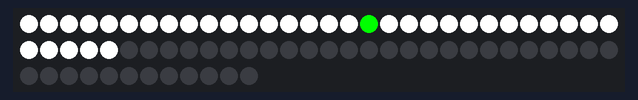
The sketch below on a simulated ATtiny85, built with avr-gcc and run on an emulated ATtiny85. Shown: 72 RGB LEDs in strip order, left to right, continuing on the next row. What the sketch prints to the serial monitor is not drawn.

Above: at 0.93 s.

The sketch:

LightStripFun.ino
```cpp
// Simple strand test for Adafruit Dot Star RGB LED strip.
// This is a basic diagnostic tool, NOT a graphics demo...helps confirm
// correct wiring and tests each pixel's ability to display red, green
// and blue and to forward data down the line.  By limiting the number
// and color of LEDs, it's reasonably safe to power a couple meters off
// the Arduino's 5V pin.  DON'T try that with other code!

#include <Adafruit_DotStar.h>
// Because conditional #includes don't work w/Arduino sketches...
#include <SPI.h>         // COMMENT OUT THIS LINE FOR GEMMA OR TRINKET
//#include <avr/power.h> // ENABLE THIS LINE FOR GEMMA OR TRINKET

#define NUMPIXELS 72 // Number of LEDs in strip

// Here's how to control the LEDs from any two pins:
#define DATAPIN    4
#define CLOCKPIN   5
#define BUTTON     7
Adafruit_DotStar strip = Adafruit_DotStar(
                           NUMPIXELS, DATAPIN, CLOCKPIN);
// The last parameter is optional -- this is the color data order of the
// DotStar strip, which has changed over time in different production runs.
// Your code just uses R,G,B colors, the library then reassigns as needed.
// Default is DOTSTAR_BRG, so change this if you have an earlier strip.

// Hardware SPI is a little faster, but must be wired to specific pins
// (Arduino Uno = pin 11 for data, 13 for clock, other boards are different).
//Adafruit_DotStar strip = Adafruit_DotStar(NUMPIXELS, DOTSTAR_BRG);

void setup() {

#if defined(__AVR_ATtiny85__) && (F_CPU == 16000000L)
  clock_prescale_set(clock_div_1); // Enable 16 MHz on Trinket
#endif

  strip.begin(); // Initialize pins for output
  strip.show();  // Turn all LEDs off ASAP
  pinMode(BUTTON, INPUT_PULLUP); // sets the digital pin 7 as input
  Serial.begin(9600);      // open the serial port at 9600 bps:
}

// Runs 10 LEDs at a time along strip, cycling through red, green and blue.
// This requires about 200 mA for all the 'on' pixels + 1 mA per 'off' pixel.

#define RED 0x00FF00
#define GREEN 0xFF0000
#define BLUE 0x0000FF
#define OFF 0x000000
#define WHITE 0xFFFFFF
#define YELLOW 0xFFFF00

#define MAXLED 34

#define BUTTON_DEBOUNCE_THRESHOLD 5

#define BIGBANG 0
#define LEFTBLINKER 1
#define RIGHTBLINKER 2
#define MAX_SETTING 2

int      head  = 0, tail = -10; // Index of first 'on' and 'off' pixels
uint32_t color = RED;      // 'On' color (starts red)
int      left  = MAXLED, right = 0; //this is the left and right pointers for movement. Default to maximums.
int      x = 0; //general purpose counter for FOR loops
int      blinkCounter = 0; //Counter for slow blinks
int      setting = BIGBANG; //Light setting.
int      buttonDebounceCount = 0; //Counter for the the number of loops the button is zero or one


void loop() {

  //
  //This loop cycles every 50ms. That means that currently the fastest movement is every 50ms.
  //This can be changed, but the counter values will also need to be changed to preserve the proper timing.
  //

  //
  //DEBUG PRINTS
  //Every loop send some useful data across the serial port
  //
  Serial.print("Button Count:");    // prints a tab
  Serial.print(buttonDebounceCount);       // print as an ASCII-encoded decimal - same as "DEC"
  Serial.print("\n");    // prints a tab

  //
  //DEBOUNCE BUTTON
  //Each loop check the button. If it's depressed more than BUTTON_DEBOUNCE_THRESHOLD
  //then wait for the button to be let go, then increment the setting.
  //
  if ((digitalRead(BUTTON) == 0) && (buttonDebounceCount < BUTTON_DEBOUNCE_THRESHOLD))
  {
    buttonDebounceCount++;
  }

  if ((digitalRead(BUTTON) == 1) && (buttonDebounceCount >= BUTTON_DEBOUNCE_THRESHOLD))
  {
    buttonDebounceCount = 0;
    if (setting < MAX_SETTING)
    {
      setting++;
      for (x = 0; x <= MAXLED; x++)
      {
        strip.setPixelColor(x, OFF); // 'On' pixel at head
      }
    }
    else setting = 0;
  }

  //
  //SETTING: BIG BANG
  //This is a red back and forth. When they meet in the middle FLASH!
  //
  if (setting == BIGBANG)
  {

    //zero things out every loop. It's fast.
    for (x = 0; x <= MAXLED; x++)
    {
      strip.setPixelColor(x, OFF); // 'On' pixel at head
    }

    //If we are at the limit (or over) reset the right/left
    //Otherwise move one position
    if (right >= MAXLED)
    {
      right = 0;
      left = MAXLED;
    }
    else
    {
      right++;
      left--;
    }

    //If they are right in the middle... FLASH!
    if (right == MAXLED / 2)
    {
      for (x = 0; x <= MAXLED; x++)
      {
        strip.setPixelColor(x, WHITE); // 'On' pixel at head
      }
      strip.show();
    }

    //Set the Leds so they are on for the loop delay
    strip.setPixelColor(left, RED); // 'On' pixel at left
    strip.setPixelColor(right, RED); // 'On' pixel at right
    strip.show();                     // Refresh strip

  }


  //
  //LEFT BLINKER
  //

  else if (setting == LEFTBLINKER)
  {

    //First turn the blinker on when counter = 0
    if (blinkCounter == 0)
    {
      for (x = MAXLED - 7; x <= MAXLED; x++)
      {
        strip.setPixelColor(x, YELLOW); // 'On' pixel at head
      }
    }

    //Then after 10 loops, turn it off.
    if (blinkCounter == 10)
    {
      for (x = MAXLED - 7; x <= MAXLED; x++)
      {
        strip.setPixelColor(x, OFF); // 'On' pixel at head
      }
    }

    //Then after 20 loops... start over. If we don't start over, increment count.
    if (blinkCounter >= 20)
    {
      blinkCounter = 0;
    }
    else
    {
      blinkCounter++;
    }

    strip.show();
  }

  //
  //RIGHT BLINKER
  //

  else if (setting == RIGHTBLINKER)
  {

    //First turn the blinker on when counter = 0
    if (blinkCounter == 0)
    {
      for (x = 0; x <= 7; x++)
      {
        strip.setPixelColor(x, YELLOW); // 'On' pixel at head
      }
    }

    //Then after 10 loops, turn it off.
    if (blinkCounter == 10)
    {
      for (x = 0; x <= 7; x++)
      {
        strip.setPixelColor(x, OFF); // 'On' pixel at head
      }
    }

    //Then after 20 loops... start over. If we don't start over, increment count.
    if (blinkCounter >= 20)
    {
      blinkCounter = 0;
    }
    else
    {
      blinkCounter++;
    }

    strip.show();
  }

  delay(50);
}
```
